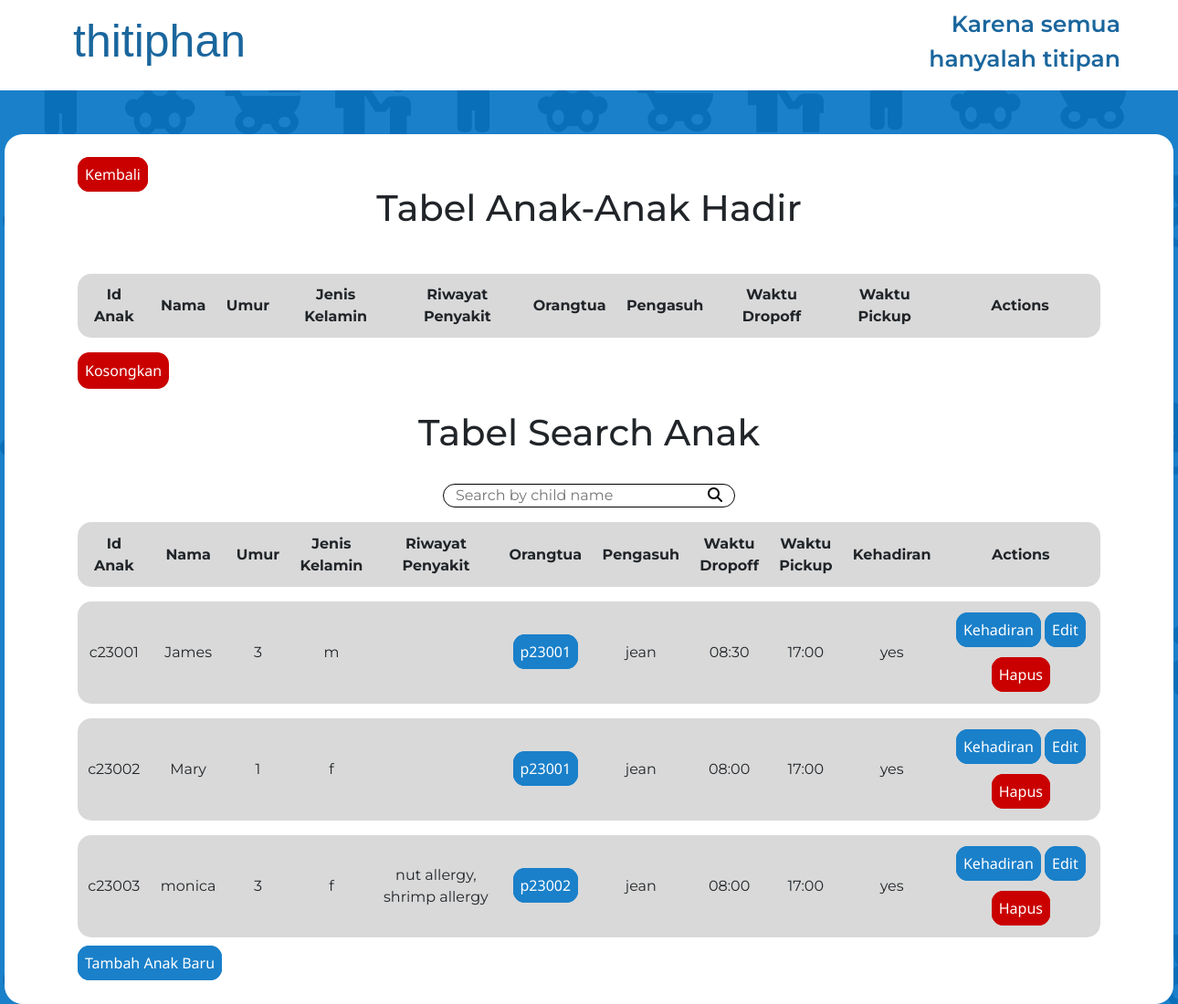
The page /children/ on the database as committed earlier.
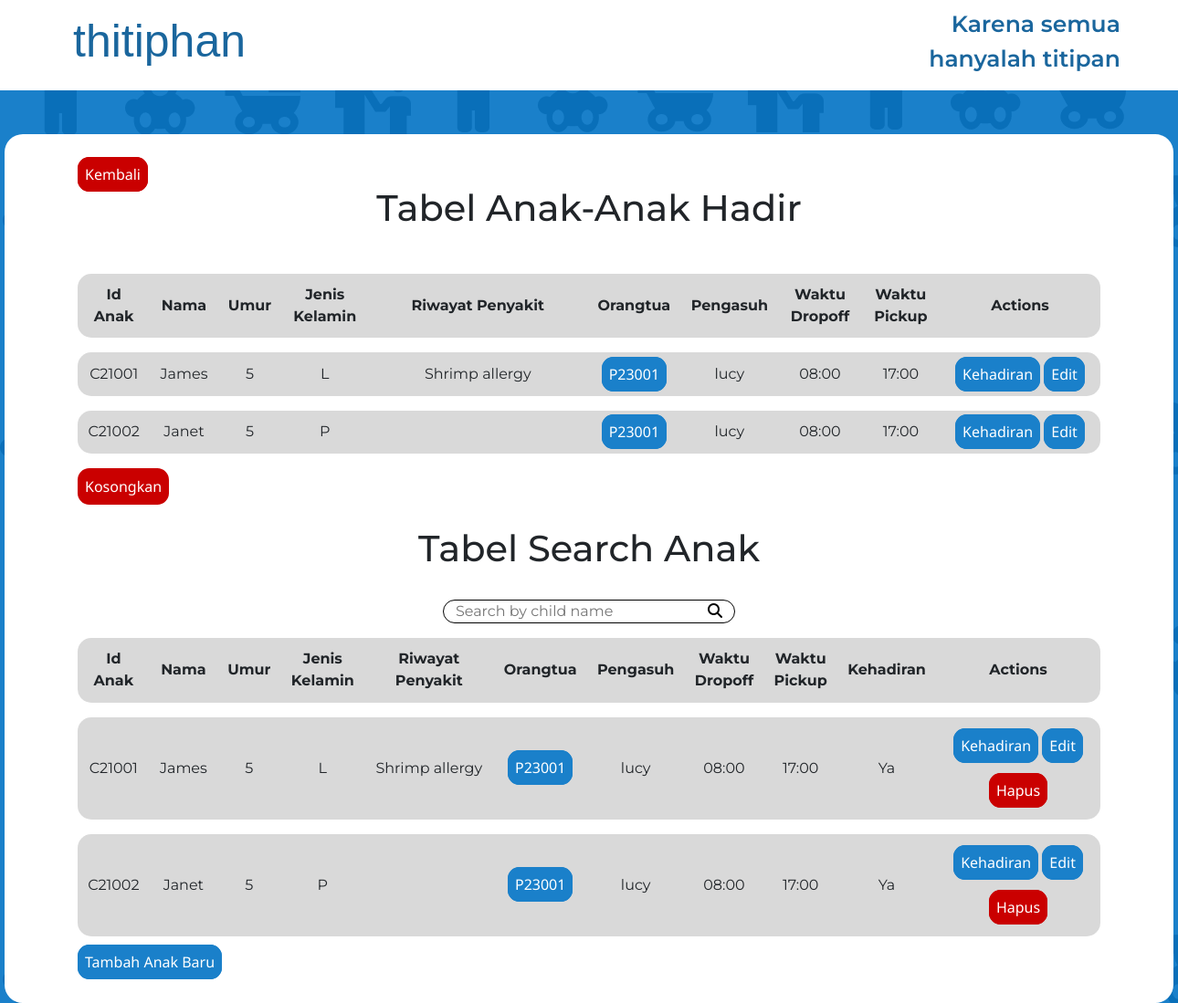
The same page on the database as committed later.
### myFirstApp/models.py (models this page shows)
class employee(models.Model):
    DP_DT = [("Pengasuh", "Pengasuh"), ("Logistik", "Logistik")]
    gender = [("P", "P"), ("L", "L")]
    employee_id = models.CharField(max_length=7, primary_key=True)
    employee_name = models.CharField(max_length=200)
    employee_birth = models.DateField()
    employee_gender = models.CharField(max_length=2, choices=gender)
    employee_address = models.TextField()
    employee_phone = models.CharField(max_length=14)
    employee_department = models.CharField(max_length=12, choices=DP_DT)

class child(models.Model):
    gender = [("P", "P"), ("L", "L")]
    con = [("Ya", "Ya"), ("Tidak", "Tidak")]
    child_id = models.CharField(max_length=7, primary_key=True)
    child_name = models.CharField(max_length=200)
    child_gender = models.CharField(max_length=2, choices=gender)
    child_birth = models.DateField()
    disease = models.TextField(null=True)
    in_time = models.TimeField()
    out_time = models.TimeField()
    in_con = models.CharField(max_length=6, choices=con)
    parent = models.ForeignKey(parent, on_delete=models.CASCADE)
    care_taker = models.ForeignKey(employee, null=True, on_delete=models.PROTECT)
    class Meta:
        managed = True
    @property
    def age(self):
      if self.child_birth:
        today = date.today()
        age = today.year - self.child_birth.year - ((today.month, today.day) < (self.child_birth.month, self.child_birth.day))
        return age
      return None

### myFirstApp/views.py (the view)
# urls.py: path('children/', views.children, name="children"),
def children(request):
    ch_in = child.objects.filter(in_con = "Ya").order_by("child_id")
    emp= employee.objects.all()
    query = request.GET.get('q', '')
    results = []
    if query:
        results = child.objects.filter(child_name__icontains=query)
    else :
        results = child.objects.all().order_by("child_id")
    table1 = []
    for i in results:
        childs = child.objects.get(child_id=i.child_id)
        employees = employee.objects.get(employee_id=i.care_taker_id)
        childarr1 = {
            'employees': employees,
            'childs': childs,
        }
        table1.append(childarr1)
    table2 = []
    for i in ch_in:
        employees = employee.objects.get(employee_id=i.care_taker_id)
        childs = child.objects.get(child_id=i.child_id)
        childsarr2 = {
            'employees': employees,
            'childs': childs,
        }
        table2.append(childsarr2)
    context ={
        'query': query,
        'results': results,
        'table2': table2,
        'table1': table1
    }
    return render(request, 'children.html', context)

### templates/children.html (shortened to what this page needs)
{% extends 'base.html' %}
{% load static %}
{% block css %}
    <link rel="stylesheet" href="{% static 'css/stylekidl.css' %}">
{% endblock %}
{% block content %}
<nav>
    <ul>
        <li class="logo">thitiphan</li>
    </ul>
    <ul>
        <li class="moto">Karena semua hanyalah titipan</li>
    </ul>
</nav>
<section id="tableall">
    <div class="linksl">
        <a class="retbtn" href="/chdb/">Kembali</a>
    </div>
    <div class="atndtable">
        <h1>Tabel Anak-Anak Hadir</h1>
        <br>
        <table>
            <tr>
                <th>Id Anak</th>
                <th>Nama</th>
                <th>Umur</th>
                <th>Jenis Kelamin</th>
                <th>Riwayat Penyakit</th>
                <th>Orangtua</th>
                <th>Pengasuh</th>
                <th>Waktu Dropoff </th>
                <th>Waktu Pickup</th>
                <th class="spacta">Actions</th>
            </tr>
            {% for i in table2 %}
            <tr>
                <td>{{i.childs.child_id}}</td>
                <td>{{i.childs.child_name}}</td>
                <td>{{i.childs.age}}</td>
                <td>{{i.childs.child_gender}}</td>
                <td class="ill">{{i.childs.disease}}</td>
                <td><a class="spbtn" href="/parentone/{{i.childs.child_id}}">{{i.childs.parent_id}}</a></td>
                <td>{{i.employees.employee_name}}</td>
                <td>{{i.childs.in_time|time:'H:i'}}</td>
                <td>{{i.childs.out_time|time:'H:i'}}</td>
                <td class="spacta"><a class="spbtn" href="/attendance/{{i.childs.child_id}}">Kehadiran<a> <a class="spbtn" href="/editch/{{i.childs.child_id}}">Edit</a></td>
            </tr>
            {% endfor %}
        </table>
        <form method="post" action="/res_att/" class="linksl">
            <input type="submit" id="resatt" class="retbtn" value="Kosongkan">
        </form>
    </div>
    <br>
    <div class="alltable">
        <h1>Tabel Search Anak</h1>
        <br>
        <form method="get" action="/children/" class="src">
            <input type="text" name="q" placeholder="Search by child name" value="{{ query }}">
            <button type="submit" class="tpsm"><i class="fa-solid fa-magnifying-glass"></i></button>
        </form>
        <table class='table2'>
            <tr>
                <th>Id Anak</th>
                <th>Nama</th>
                <th>Umur</th>
                <th>Jenis Kelamin</th>
                <th class="ill">Riwayat Penyakit</th>
                <th>Orangtua</th>
                <th>Pengasuh</th>
                <th>Waktu Dropoff </th>
                <th>Waktu Pickup</th>
                <th>Kehadiran</th>
                <th class="spact">Actions</th>
            </tr>
            {% if results %}
                {% for i in table1 %}
                <tr>
                    <td>{{i.childs.child_id}}</td>
                    <td>{{i.childs.child_name}}</td>
                    <td>{{i.childs.age}}</td>
                    <td>{{i.childs.child_gender}}</td>
                    <td class="ill">{{i.childs.disease}}</td>
                    <td><a class="spbtn" href="/parentone/{{i.childs.child_id}}">{{i.childs.parent_id}}</a></td>
                    <td>{{i.employees.employee_name}}</td>
                    <td>{{i.childs.in_time|time:'H:i'}}</td>
                    <td>{{i.childs.out_time|time:'H:i'}}</td>
                    <td>{{i.childs.in_con}}</td>
                    <td class="spact"><a class="spbtn" href="/attendance/{{i.childs.child_id}}">Kehadiran</a> <a class="spbtn" href="/editch/{{i.childs.child_id}}">Edit</a> <br><br> <a class="retbtn" href="/deletech/{{i.childs.child_id}}">Hapus</a></td>
                </tr>
                {% endfor %}
            {% else %}
            <table class="nores">
                <tr>
                    <td>No results found.</td>
                </tr>
            </table>
            {% endif %}
        </table>
    </div>
    <div class="linksl">
        <a class="spbtn" href="/add_child/">Tambah Anak Baru</a>
    </div>
</section>
{% endblock content %}

Rows that differ between the two databases and show on the page:
removed employee: childs.child_id "c23001", childs.child_name "James", childs.age "3", childs.child_gender "m", childs.parent_id "p23001", employees.employee_name "jean", childs.in_time "08:30", childs.out_time "17:00", childs.in_con "yes", childs.child_id "c23002", childs.child_name "Mary", childs.age "1", childs.child_gender "f", childs.in_time "08:00", childs.child_id "c23003", childs.child_name "monica", childs.disease "nut allergy, shrimp allergy", childs.parent_id "p23002", shown under "Tabel Search Anak"
added employee: childs.child_id "C21001", childs.child_name "James", childs.age "5", childs.child_gender "L", childs.disease "Shrimp allergy", childs.parent_id "P23001", employees.employee_name "lucy", childs.in_time "08:00", childs.out_time "17:00", childs.child_id "C21002", childs.child_name "Janet", childs.child_gender "P", childs.in_con "Ya"
